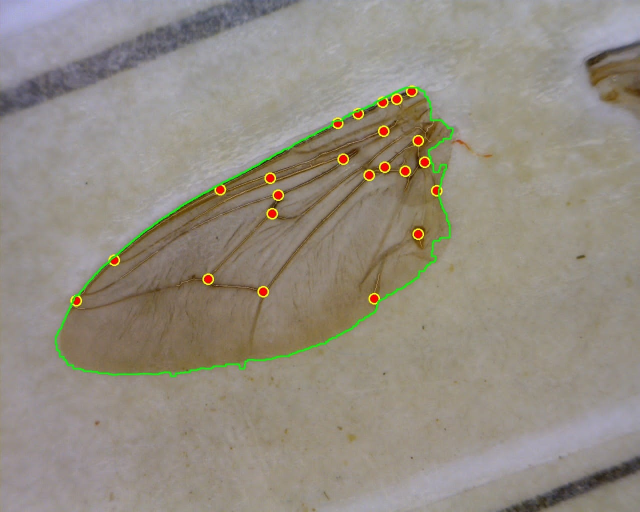
#> input picture image-avant.jpeg, 1280 x 1024 px (shown at 1/2 size)
$ python -i finalact2.py   (imports and definitions only)
#> lines starting #> are read from the running program, lines starting #| are printed output that depends on the picture
#> further down, picture is the input picture: shape (1024, 1280, 3); mean B, G, R 129.3, 140.9, 147.7
"""
Local GPU-Accelerated Wing Vein Intersection Detection
Processes folder of butterfly wing images and creates dataset with vein junction annotations
Uses GPU acceleration when available (PyTorch + OpenCV)
"""

import cv2
import numpy as np
import matplotlib.pyplot as plt
from skimage.morphology import skeletonize, remove_small_objects
from skimage.filters import frangi
import scipy.ndimage as ndi
import os
from datetime import datetime
from pathlib import Path
import pandas as pd
from tqdm import tqdm
import json
import argparse
import shutil
import torch
import gc

# ==================== GPU CONFIGURATION ====================
# [30 lines left out: functions setup_gpu, clear_gpu_memory, get_memory_info, not called in this run]

# ==================== GPU-ACCELERATED IMAGE PROCESSOR ====================
class GPUImageProcessor:
    # [5 lines left out: function __init__, not called in this run]

    def to_tensor(self, img):
        return torch.from_numpy(img).to(self.torch_device) if self.use_gpu else img

    def to_numpy(self, tensor):
        return tensor.cpu().numpy() if self.use_gpu and isinstance(tensor, torch.Tensor) else tensor

    # [43 lines left out: functions gaussian_blur_gpu, _gaussian_kernel_1d, morphology_gpu, not called in this run]

    def threshold_gpu(self, img):
        return cv2.threshold(img, 0, 255, cv2.THRESH_BINARY + cv2.THRESH_OTSU)[1]

# ==================== CORE PROCESSING ====================
def clean_and_thin_skeleton(skel_img, close_kernel_size=3, prune_iters=8):
#> called with close_kernel_size = 3, prune_iters = 8
    sk = (skel_img > 0).astype(np.uint8)
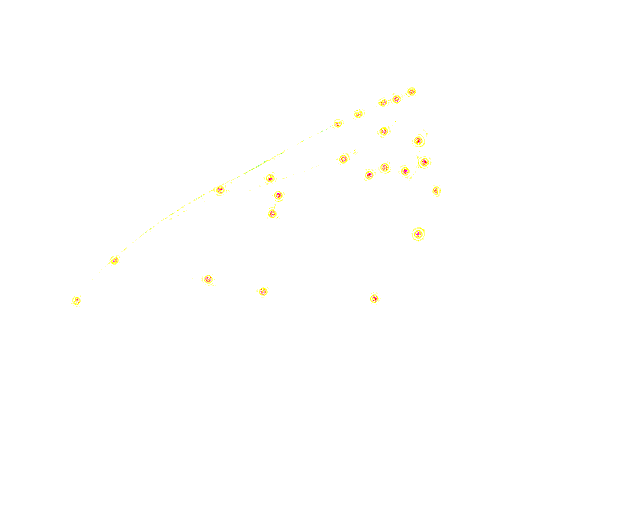
#> sk: shape (1024, 1280, 3) (shown at 1/2 size); mean B, G, R 0.997, 0.999, 1; drawn with 1 as white
    kernel = cv2.getStructuringElement(cv2.MORPH_RECT, (close_kernel_size,close_kernel_size))
    closed = cv2.morphologyEx(sk*255, cv2.MORPH_CLOSE, kernel)
    thin = skeletonize(closed//255).astype(np.uint8)
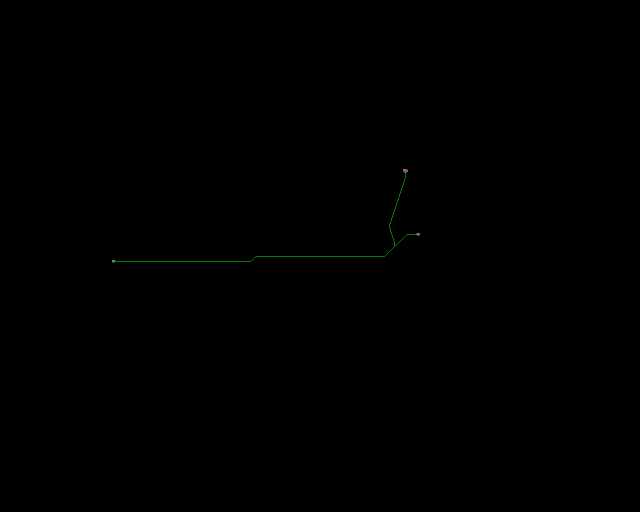
#> thin: shape (1024, 1280, 3) (shown at 1/2 size); mean B, G, R 4.81e-05, 0.000612, 4.81e-05; drawn with 1 as white

    neigh = np.array([[1,1,1],[1,0,1],[1,1,1]], np.uint8)
    pruned = thin.copy()
    for _ in range(prune_iters):
        neigh_count = cv2.filter2D(pruned, -1, neigh)
        endpoints = (pruned==1) & (neigh_count==1)
        if not endpoints.any(): break
        pruned[endpoints] = 0
    return pruned

def find_vein_junctions(skeleton_img, min_degree=3):
    sk_clean = clean_and_thin_skeleton(skeleton_img)
    kernel = np.ones((3,3), np.uint8)
    kernel[1,1] = 0
    neigh_count = cv2.filter2D(sk_clean, -1, kernel)
    mask = (sk_clean==1) & (neigh_count>=min_degree)
#> (the run stopped early here; a loop or call above may not have finished)
